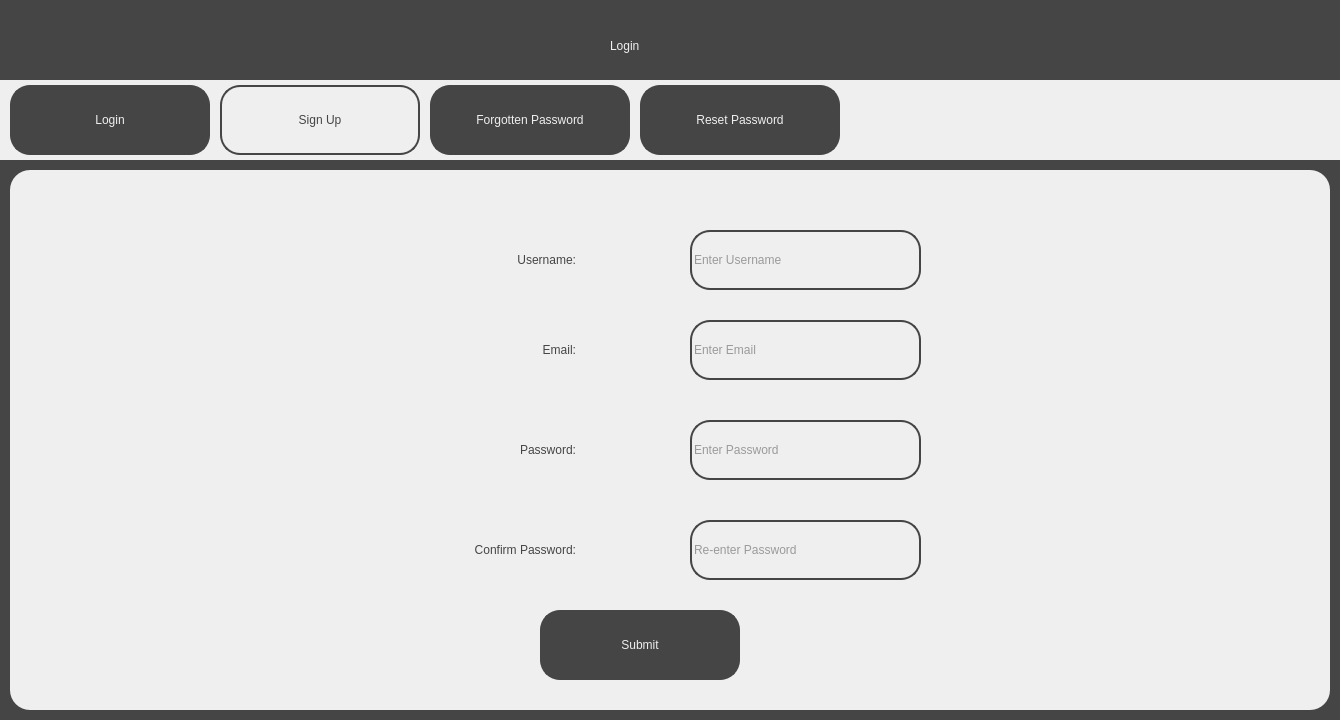
<?xml version="1.0" encoding="UTF-8"?>
<ui version="4.0">
 <class>SignUpScreen</class>
 <widget class="QDialog" name="SignUpScreen">
  <property name="geometry">
   <rect>
    <x>0</x>
    <y>0</y>
    <width>1340</width>
    <height>720</height>
   </rect>
  </property>
  <property name="windowTitle">
   <string>Visualising the Riemann Hypothesis - Sign Up</string>
  </property>
  <property name="sizeGripEnabled">
   <bool>false</bool>
  </property>
  <widget class="QWidget" name="widget" native="true">
   <property name="geometry">
    <rect>
     <x>0</x>
     <y>0</y>
     <width>1340</width>
     <height>720</height>
    </rect>
   </property>
   <property name="styleSheet">
    <string notr="true">background-color: rgb(69, 69, 69);</string>
   </property>
   <widget class="QLabel" name="Title">
    <property name="geometry">
     <rect>
      <x>610</x>
      <y>20</y>
      <width>121</width>
      <height>51</height>
     </rect>
    </property>
    <property name="styleSheet">
     <string notr="true">font: 36pt &quot;Sans Serif&quot;; color:rgb(239, 239, 239)</string>
    </property>
    <property name="text">
     <string>Login</string>
    </property>
   </widget>
   <widget class="QWidget" name="TabBar" native="true">
    <property name="geometry">
     <rect>
      <x>0</x>
      <y>80</y>
      <width>1340</width>
      <height>80</height>
     </rect>
    </property>
    <property name="styleSheet">
     <string notr="true">background-color: rgb(239, 239, 239);</string>
    </property>
    <widget class="QPushButton" name="LoginTab">
     <property name="geometry">
      <rect>
       <x>10</x>
       <y>5</y>
       <width>200</width>
       <height>70</height>
      </rect>
     </property>
     <property name="cursor">
      <cursorShape>PointingHandCursor</cursorShape>
     </property>
     <property name="styleSheet">
      <string notr="true">border: 2px solid;
border-radius: 20px;
border-color:rgb(69, 69, 69);
background-color: rgb(69, 69, 69);
font: 36pt &quot;Sans Serif&quot;; color:rgb(239, 239, 239);
</string>
     </property>
     <property name="text">
      <string>Login</string>
     </property>
    </widget>
    <widget class="QPushButton" name="SignUpTab">
     <property name="geometry">
      <rect>
       <x>220</x>
       <y>5</y>
       <width>200</width>
       <height>70</height>
      </rect>
     </property>
     <property name="cursor">
      <cursorShape>PointingHandCursor</cursorShape>
     </property>
     <property name="styleSheet">
      <string notr="true">border: 2px solid;
border-radius: 20px;
border-color:rgb(69, 69, 69);
background-color: rgb(239, 239, 239);
font: 36pt &quot;Sans Serif&quot;; color:rgb(69, 69, 69);
</string>
     </property>
     <property name="text">
      <string>Sign Up</string>
     </property>
    </widget>
    <widget class="QPushButton" name="ForgottenPasswordTab">
     <property name="geometry">
      <rect>
       <x>430</x>
       <y>5</y>
       <width>200</width>
       <height>70</height>
      </rect>
     </property>
     <property name="cursor">
      <cursorShape>PointingHandCursor</cursorShape>
     </property>
     <property name="styleSheet">
      <string notr="true">border: 2px solid;
border-radius: 20px;
border-color:rgb(69, 69, 69);
background-color: rgb(69, 69, 69);
font: 12pt &quot;Sans Serif&quot;; color:rgb(239, 239, 239);
</string>
     </property>
     <property name="text">
      <string>Forgotten Password</string>
     </property>
    </widget>
    <widget class="QPushButton" name="ResetPasswordTab">
     <property name="geometry">
      <rect>
       <x>640</x>
       <y>5</y>
       <width>200</width>
       <height>70</height>
      </rect>
     </property>
     <property name="cursor">
      <cursorShape>PointingHandCursor</cursorShape>
     </property>
     <property name="styleSheet">
      <string notr="true">border: 2px solid;
border-radius: 20px;
border-color:rgb(69, 69, 69);
background-color: rgb(69, 69, 69);
font: 20pt &quot;Sans Serif&quot;; color:rgb(239, 239, 239);
</string>
     </property>
     <property name="text">
      <string>Reset Password</string>
     </property>
    </widget>
   </widget>
   <widget class="QWidget" name="MainWidget" native="true">
    <property name="geometry">
     <rect>
      <x>10</x>
      <y>170</y>
      <width>1320</width>
      <height>540</height>
     </rect>
    </property>
    <property name="styleSheet">
     <string notr="true">background-color: rgb(239, 239, 239);
border-radius: 20px;</string>
    </property>
    <widget class="QLabel" name="UsernameOrEmailText">
     <property name="geometry">
      <rect>
       <x>270</x>
       <y>60</y>
       <width>301</width>
       <height>61</height>
      </rect>
     </property>
     <property name="styleSheet">
      <string notr="true">font: 25pt &quot;Sans Serif&quot;; color:rgb(69, 69, 69);
background-color: rgb(239, 239, 239); padding: 5px;</string>
     </property>
     <property name="text">
      <string>&lt;html&gt;&lt;head/&gt;&lt;body&gt;&lt;p align=&quot;right&quot;&gt;Username:&lt;/p&gt;&lt;/body&gt;&lt;/html&gt;</string>
     </property>
    </widget>
    <widget class="QLabel" name="EmailText">
     <property name="geometry">
      <rect>
       <x>290</x>
       <y>150</y>
       <width>281</width>
       <height>61</height>
      </rect>
     </property>
     <property name="styleSheet">
      <string notr="true">font: 25pt &quot;Sans Serif&quot;; color:rgb(69, 69, 69);
background-color: rgb(239, 239, 239); padding: 5px;</string>
     </property>
     <property name="text">
      <string>&lt;html&gt;&lt;head/&gt;&lt;body&gt;&lt;p align=&quot;right&quot;&gt;Email:&lt;/p&gt;&lt;/body&gt;&lt;/html&gt;</string>
     </property>
    </widget>
    <widget class="QLineEdit" name="UsernameInput">
     <property name="geometry">
      <rect>
       <x>680</x>
       <y>60</y>
       <width>231</width>
       <height>60</height>
      </rect>
     </property>
     <property name="styleSheet">
      <string notr="true">background-color: rgb(239, 239, 239);
color: rgb(69, 69, 69);
font: 18pt &quot;Sans Serif&quot;;
border: 2px solid;
border-radius: 20px;
border-color:rgb(69, 69, 69);</string>
     </property>
     <property name="text">
      <string/>
     </property>
     <property name="cursorPosition">
      <number>0</number>
     </property>
     <property name="placeholderText">
      <string>Enter Username</string>
     </property>
    </widget>
    <widget class="QLineEdit" name="EmailInput">
     <property name="geometry">
      <rect>
       <x>680</x>
       <y>150</y>
       <width>231</width>
       <height>60</height>
      </rect>
     </property>
     <property name="styleSheet">
      <string notr="true">background-color: rgb(239, 239, 239);
color: rgb(69, 69, 69);
font: 18pt &quot;Sans Serif&quot;;
border: 2px solid;
border-radius: 20px;
border-color:rgb(69, 69, 69);</string>
     </property>
     <property name="text">
      <string/>
     </property>
     <property name="echoMode">
      <enum>QLineEdit::Normal</enum>
     </property>
     <property name="cursorPosition">
      <number>0</number>
     </property>
     <property name="placeholderText">
      <string>Enter Email</string>
     </property>
    </widget>
    <widget class="QPushButton" name="SubmitButton">
     <property name="geometry">
      <rect>
       <x>530</x>
       <y>440</y>
       <width>200</width>
       <height>70</height>
      </rect>
     </property>
     <property name="cursor">
      <cursorShape>PointingHandCursor</cursorShape>
     </property>
     <property name="styleSheet">
      <string notr="true">border: 2px solid;
border-radius: 20px;
border-color:rgb(69, 69, 69);
background-color: rgb(69, 69, 69);
font: 36pt &quot;Sans Serif&quot;; color:rgb(239, 239, 239);
</string>
     </property>
     <property name="text">
      <string>Submit</string>
     </property>
    </widget>
    <widget class="QLabel" name="PasswordText">
     <property name="geometry">
      <rect>
       <x>290</x>
       <y>250</y>
       <width>281</width>
       <height>61</height>
      </rect>
     </property>
     <property name="styleSheet">
      <string notr="true">font: 25pt &quot;Sans Serif&quot;; color:rgb(69, 69, 69);
background-color: rgb(239, 239, 239); padding: 5px;</string>
     </property>
     <property name="text">
      <string>&lt;html&gt;&lt;head/&gt;&lt;body&gt;&lt;p align=&quot;right&quot;&gt;Password:&lt;/p&gt;&lt;/body&gt;&lt;/html&gt;</string>
     </property>
    </widget>
    <widget class="QLineEdit" name="PasswordInput">
     <property name="geometry">
      <rect>
       <x>680</x>
       <y>250</y>
       <width>231</width>
       <height>60</height>
      </rect>
     </property>
     <property name="styleSheet">
      <string notr="true">background-color: rgb(239, 239, 239);
color: rgb(69, 69, 69);
font: 18pt &quot;Sans Serif&quot;;
border: 2px solid;
border-radius: 20px;
border-color:rgb(69, 69, 69);</string>
     </property>
     <property name="text">
      <string/>
     </property>
     <property name="echoMode">
      <enum>QLineEdit::Password</enum>
     </property>
     <property name="cursorPosition">
      <number>0</number>
     </property>
     <property name="placeholderText">
      <string>Enter Password</string>
     </property>
    </widget>
    <widget class="QLabel" name="PasswordText_2">
     <property name="geometry">
      <rect>
       <x>260</x>
       <y>350</y>
       <width>311</width>
       <height>61</height>
      </rect>
     </property>
     <property name="styleSheet">
      <string notr="true">font: 25pt &quot;Sans Serif&quot;; color:rgb(69, 69, 69);
background-color: rgb(239, 239, 239); padding: 5px;</string>
     </property>
     <property name="text">
      <string>&lt;html&gt;&lt;head/&gt;&lt;body&gt;&lt;p align=&quot;right&quot;&gt;Confirm Password:&lt;/p&gt;&lt;/body&gt;&lt;/html&gt;</string>
     </property>
    </widget>
    <widget class="QLineEdit" name="PasswordInput_2">
     <property name="geometry">
      <rect>
       <x>680</x>
       <y>350</y>
       <width>231</width>
       <height>60</height>
      </rect>
     </property>
     <property name="styleSheet">
      <string notr="true">background-color: rgb(239, 239, 239);
color: rgb(69, 69, 69);
font: 18pt &quot;Sans Serif&quot;;
border: 2px solid;
border-radius: 20px;
border-color:rgb(69, 69, 69);</string>
     </property>
     <property name="text">
      <string/>
     </property>
     <property name="echoMode">
      <enum>QLineEdit::Password</enum>
     </property>
     <property name="cursorPosition">
      <number>0</number>
     </property>
     <property name="placeholderText">
      <string>Re-enter Password</string>
     </property>
    </widget>
   </widget>
  </widget>
 </widget>
 <resources/>
 <connections/>
</ui>
